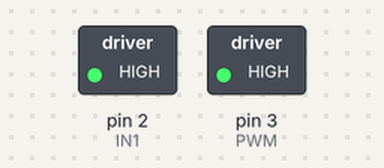
The sketch below on a simulated Arduino Uno, built with avr-gcc and run on an emulated ATmega328P. Shown: switched loads named in the sketch (green lamp = pin HIGH). What the sketch prints to the serial monitor is not drawn.

Above: at 0.1 s.
Timing chart, 0 to 1.6 s (numbered marks = the images above):
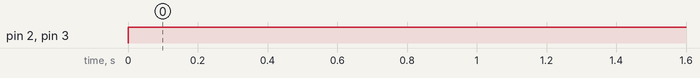

Measured:
- by itself, pin 2 (IN1), pin 3 (PWM): LOW → HIGH at 0.00 s

The sketch:

new_PID.ino
```cpp
#include <util/atomic.h> // For the ATOMIC_BLOCK macro

#define ENCA 1 // YELLOW
#define ENCB 0 // WHITE
#define PWM 3
#define IN1 2
#define IN2 7

volatile int posi = 0; // specify posi as volatile: https://www.arduino.cc/reference/en/language/variables/variable-scope-qualifiers/volatile/
long prevT = 0;
float eprev = 0;
float eintegral = 0;

void setup() {
  Serial.begin(9600);
  pinMode(ENCA,INPUT);
  pinMode(ENCB,INPUT);
  attachInterrupt(digitalPinToInterrupt(ENCA),readEncoder,RISING);

  pinMode(PWM,OUTPUT);
  pinMode(IN1,OUTPUT);
  // pinMode(IN2,OUTPUT);

  Serial.println("target pos");
}

void loop() {

  // set target position
  int target = 2500;
  // int target = -2500;

  // PID constants
  float kp = 1;
  float kd = 0.025;
  float ki = 0.0;

  // time difference
  long currT = micros();
  float deltaT = ((float) (currT - prevT))/( 1.0e6 );
  prevT = currT;

  // Read the position in an atomic block to avoid a potential
  // misread if the interrupt coincides with this code running
  // see: https://www.arduino.cc/reference/en/language/variables/variable-scope-qualifiers/volatile/
  int pos = 0;
  ATOMIC_BLOCK(ATOMIC_RESTORESTATE) {
    pos = posi;
  }

  // error
  int e = pos - target;

  // derivative
  float dedt = (e-eprev)/(deltaT);

  // integral
  eintegral = eintegral + e*deltaT;

  // control signal
  float u = kp*e + kd*dedt + ki*eintegral;

  // motor power
  float pwr = fabs(u);
  if( pwr > 255 ){
    pwr = 255;
  }

  if( pwr < 20 ){
    pwr = 20;
  }

  if(e==0)
  {
    pwr = 0;
  }

  // motor direction
  int dir = 0;
  if(u<0)
  {
    dir = 1;
  }

  // signal the motor
  setMotor(dir,pwr,PWM,IN1);


  // store previous error
  eprev = e;

  Serial.print(target);
  Serial.print(" ");
  Serial.print(pos);
  Serial.println();
}

void setMotor(int dir, int pwmVal, int pwm, int in1){
  analogWrite(pwm,pwmVal);
  if(dir == 1){
    digitalWrite(in1,HIGH);
  }
  else{
    digitalWrite(in1,LOW);

  }
}

void readEncoder(){
  int b = digitalRead(ENCB);
  if(b > 0){
    posi++;
  }
  else{
    posi--;
  }
}
```
